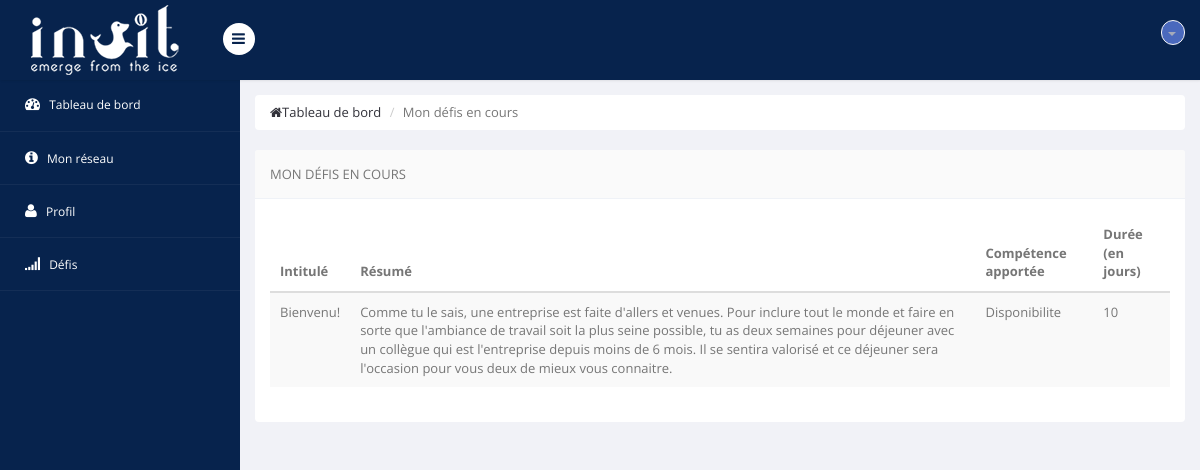
The page /defis_en_cours.php (signed in) on the database its author committed.
### tables this page shows
CREATE TABLE IF NOT EXISTS `defis` (
  `id` int(11) NOT NULL AUTO_INCREMENT,
  `nom` text NOT NULL,
  `resume` longtext NOT NULL,
  `competences_acquises` set('Optimisme','Confiance','Sociabilite','Empathie','Communication','Efficacite','Gestion_du_stress','Creativite','Audace','Motivation','Visualisation','Présence','Adaptabilite','Curiosite','Disponibilite') NOT NULL,
  `duree` int(11) NOT NULL,
  PRIMARY KEY (`id`)
);

### defis_en_cours.php (the view, shortened to what this page needs)
<?php
include("include/header.inc.php");
include("include/menu_haut.inc.php");
include("include/menu_gauche.inc.php");
require_once 'include/db.php';
$req=$pdo->prepare('SELECT * FROM informations WHERE id = ?');
      $req->execute(['19']);
      $mec=$req->fetch();
$req=$pdo->prepare('SELECT * FROM defis WHERE id = ?');
      $req->execute([$mec->defis_en_cours]);
      $defis_en_cours=$req->fetch();
?>
<body>
<section id="main-content">
        <section class="wrapper">
        	<div class="row">
                <div class="col-md-12">
                    <ul class="breadcrumb">
                        <li><a href="tableau_de_bord.php"><i class="fa fa-home"></i>Tableau de bord</a></li>
                        <li class="active">Mon défis en cours</li>
                    </ul>
                </div>
            </div>
            <div class="row">
            	<div class="col-lg-12">
                    <section class="panel">
                        <header class="panel-heading">
                            Mon défis en cours
                        </header>
                        <div class="panel-body">
                            <table class="table table-striped">
                                <thead>
                                <div class="row">
                                <tr>
                                <div class="col-lg-3">
                                    <th>Intitulé</th>
                                    </div>
                                    <div class="col-lg-2">
                                    <th>Résumé</th>
                                    </div>
                                    <div class="col-lg-3">
                                    <th>Compétence apportée</th>
                                    </div>
                                    <div class="col-lg-4">
                                    <th>Durée (en jours)</th>
                                    </div>
                                </tr>
                                </div>
                                </thead>
                                <tbody>
                                <td><?php echo($defis_en_cours->nom)?></td>
                                <td><?php echo($defis_en_cours->resume)?></td>
                                <td><?php echo($defis_en_cours->competences_acquises)?></td>
                                <td><?php echo($defis_en_cours->duree)?></td>
                                </tbody>
                            </table>
                        </div>
                    </section>
                </div>
            </div>
        </section>
    </section>
</body>
</html>

### rows shown on the page
defis: nom "Bienvenu!", resume "Comme tu le sais, une entreprise est faite d'allers et venues. Pour inclure tout le monde et faire en sorte que l'ambiance de travail soit la plus seine possible, tu as deux semaines pour déjeuner avec un collègue qui est l'entreprise depuis moins de 6 mois. Il se sentira valorisé et ce déjeuner sera l'occasion pour vous deux de mieux vous connaitre.", competences_acquises "Disponibilite", duree "10"
